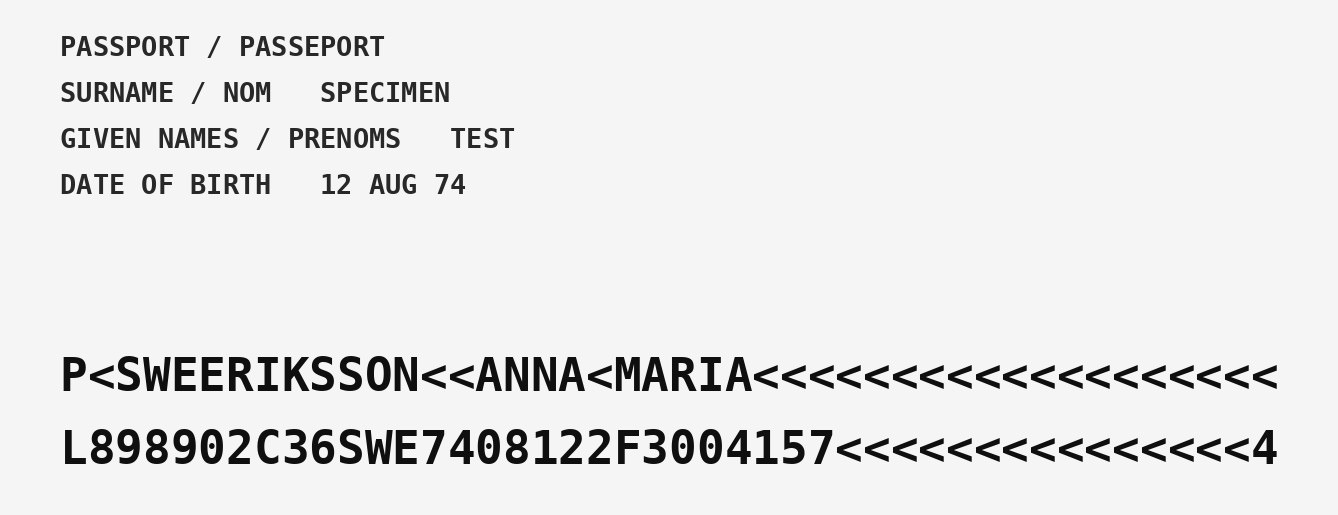
#> input picture apps/web/e2e/fixtures/synthetic-passport.jpg, 1338 x 515 px
$ python -i imaging.py   (imports and definitions only)
#> lines starting #> are read from the running program, lines starting #| are printed output that depends on the picture
"""Safe image decoding and preparation for MRZ reading. Everything happens in memory: nothing is written to disk.

Untrusted input: only JPEG and PNG (checked by magic bytes, not by the client's Content-Type), a pixel cap that is
checked from the header before the pixels are decoded (decompression bombs), and a minimum size.
"""
from __future__ import annotations

import io
import warnings
from dataclasses import dataclass
from typing import Iterator

import numpy as np
from PIL import Image, ImageFilter, ImageOps

_JPEG = b"\xff\xd8\xff"
_PNG = b"\x89PNG\r\n\x1a\n"


class ImageRejected(Exception):
    """The image cannot be used; `reason` is a fixed code the caller can show ('retake the photo')."""

    def __init__(self, reason: str):
        super().__init__(reason)
        self.reason = reason


# [21 lines left out: function open_image, not called in this run]


@dataclass(frozen=True)
class Quality:
    width: int
    height: int
    sharpness: float
    contrast: float

    # Calibrated on synthetic MRZ photos (see tests); real-card testing may move these (hard gate 5).
    @property
    def blurry(self) -> bool:
        return self.sharpness < 150.0

    @property
    def low_contrast(self) -> bool:
        return self.contrast < 25.0

    def as_dict(self) -> dict:
        return {"width": self.width, "height": self.height, "blurry": self.blurry, "low_contrast": self.low_contrast}


# [6 lines left out: function assess, not called in this run]


def _prepare(img: Image.Image) -> Image.Image:
    """Scale to a width Tesseract reads well, then boost contrast. Never larger than needed (runtime)."""
    target = 1800
    if img.width < 1400 or img.width > 2400:
        img = img.resize((target, max(1, round(img.height * target / img.width))), Image.LANCZOS)
    return ImageOps.autocontrast(img, cutoff=1).filter(ImageFilter.SHARPEN)


# [4 lines left out: function _png, not called in this run]


# (rotation, share of the image height, counted from the bottom, where the MRZ is expected)
_PLAN = ((0, 0.35), (0, 1.0), (180, 0.35), (180, 1.0), (90, 0.35), (270, 0.35))


# [6 lines left out: function candidates, not called in this run]

>>> from PIL import Image
>>> picture = Image.open('../../../apps/web/e2e/fixtures/synthetic-passport.jpg')
#> picture is the input picture: PIL image 1338x515 L; min 1, max 255, mean 231.2
>>> result = _prepare(picture)
#> in _prepare, `img = img.resize((target, max(1, round(img.height * target / img.width..`:
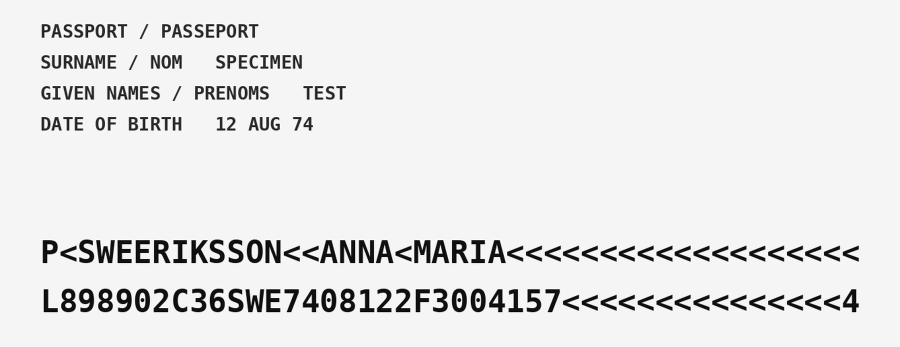
#> img: PIL image 1800x693 L (shown at 1/2 size); min 0, max 255, mean 231.2
